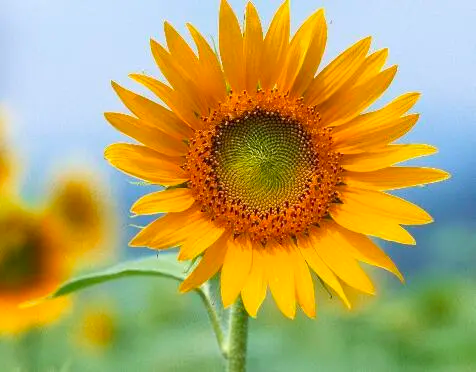
#> input picture studentNo_122106010768/flower.jpg, 476 x 372 px
$ jupyter execute Geometrical.ipynb
#> lines starting #> are read from the running program, lines starting #| are printed output that depends on the picture
[cell 1]
#  姓名：王安文
#  学号：122106010768
#  作业名：几何运算实验
#  课程：图像分析基础
#  作业实现内容：实现图像的平移，镜像，旋转 以及符合它们的变换
import numpy as np
import cv2
import matplotlib.pyplot as plt
from PIL import Image
# 左右平移函数的实现  right>=0向右，right<0向左
def move_LeftAndRight(right, img):
    imginfo = img.shape
    result = np.zeros(imginfo, np.uint8)
    if right>=0:
        for i in range(imginfo[0]):
            for j in range(imginfo[1]-right):
                result[i, j+right] = img[i, j]
    if right<0:
          for i in range(imginfo[0]):
            for j in range(-right,imginfo[1]):
                result[i, j+right] = img[i, j]
    return result
# 上下平移函数的实现 up>=0表示向上，up<0表示向下
def move_UpAndDown(up, img):
    imginfo = img.shape
    result = np.zeros(imginfo, np.uint8)
    if up>=0:
        for i in range(up,imginfo[0]):
            for j in range(imginfo[1]):
                result[i-up, j] = img[i, j]
    if up<0:
        for i in range(imginfo[0]+up):
            for j in range(imginfo[1]):
                result[i-up, j] = img[i, j]
    return result
# 垂直镜像函数的实现
def h_acous_tic(img):
    imginfo = img.shape
    result = np.zeros([imginfo[0] * 2, imginfo[1], imginfo[2]], np.uint8)

    for i in range(imginfo[0]):
        for j in range(imginfo[1]):
            result[i, j] = img[i, j]
            result[imginfo[0] * 2 - i - 1, j] = img[i, j]
    return result
# 水平镜像函数的实现
def w_acous_tic(img):
    imginfo = img.shape
    result = np.zeros([imginfo[0], imginfo[1] * 2, imginfo[2]], np.uint8)
    for i in range(imginfo[0]):
        for j in range(imginfo[1]):
            result[i, j] = img[i, j]
            result[i, 2*imginfo[1]-1-j] = img[i, j]
    return result

# 旋转函数的视线
def matrotate(img):
    imginfo = img.shape
    martix = cv2.getRotationMatrix2D((imginfo[0] * 0.5, imginfo[1] * 0.5), 45, 0.7)
    result = cv2.warpAffine(img, martix, (imginfo[0], imginfo[1]))
    return result

# 复合函数 同时右移150px+旋转+垂直镜像
def all_function(img):
    move1 = move_LeftAndRight(150, img)
    matrotate1 = matrotate(move1)
    return h_acous_tic(matrotate1)

if __name__ == "__main__":
    img_in = cv2.imread("flower.jpg", 1)
#> img_in is the input picture: shape (372, 476, 3); mean B, G, R 95, 164.6, 181.3
    # 图片向右移动100个像素
    moveright_img = move_LeftAndRight(100, img_in)[:, :, ::-1]
    # 向左平移150个像素
    moveleft_img = move_LeftAndRight(-100, img_in)[:, :, ::-1]
#> call 2 of move_LeftAndRight, with right = -100
#> after the loop in move_LeftAndRight (call 2), `for i in range(imginfo[0]):`:
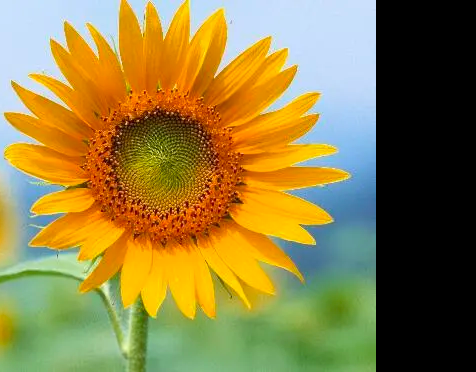
#> result: shape (372, 476, 3); mean B, G, R 66.7, 126.2, 142.5
    # 向上平移100个像素
    moveup_img = move_UpAndDown(100, img_in)[:, :, ::-1]
#> after the loop in move_UpAndDown, `for i in range(up,imginfo[0]):`:
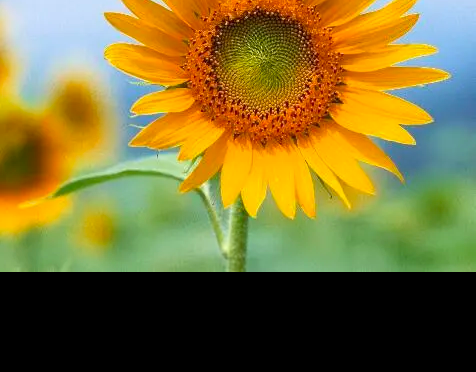
#> result: shape (372, 476, 3); mean B, G, R 51.5, 112.3, 124.9
    # 向下平移100个像素
    movedown_img = move_UpAndDown(-100, img_in)[:, :, ::-1]
#> call 2 of move_UpAndDown, with up = -100
#> after the loop in move_UpAndDown (call 2), `for i in range(imginfo[0]+up):`:
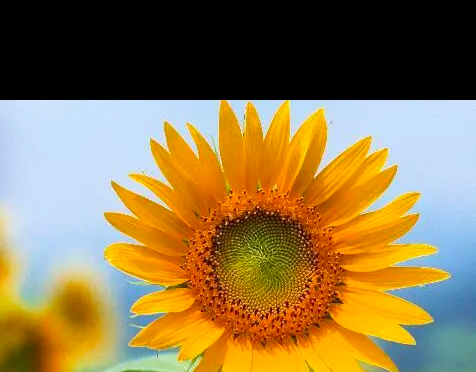
#> result: shape (372, 476, 3); mean B, G, R 75.1, 119.5, 142.3
    # 图片垂直镜像 和水平镜像
    h_acous_tic_img = h_acous_tic(img_in)[:, :, ::-1]
#> after the loop in h_acous_tic, `for i in range(imginfo[0]):`:
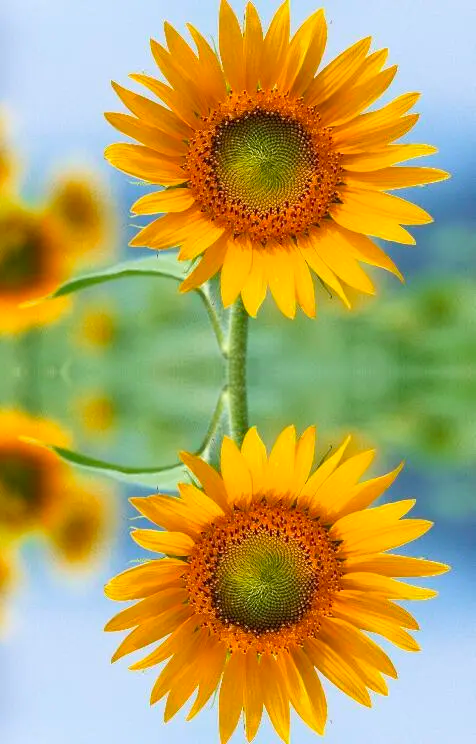
#> result: shape (744, 476, 3); mean B, G, R 95, 164.6, 181.3
    w_acous_tic_img = w_acous_tic(img_in)[:, :, ::-1]
#> after the loop in w_acous_tic, `for i in range(imginfo[0]):`:
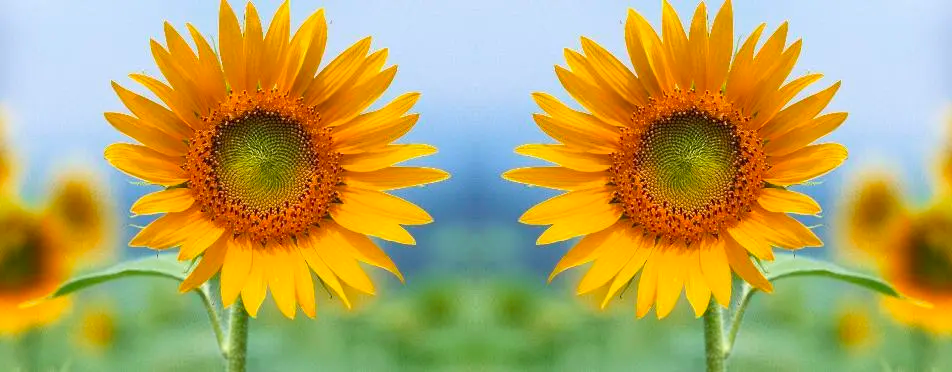
#> result: shape (372, 952, 3); mean B, G, R 95, 164.6, 181.3
    # 图片旋转45度
    matrotate_img = matrotate(img_in)[:, :, ::-1]
#> in matrotate, `result = cv2.warpAffine(img, martix, (imginfo[0], imginfo[1]))`:
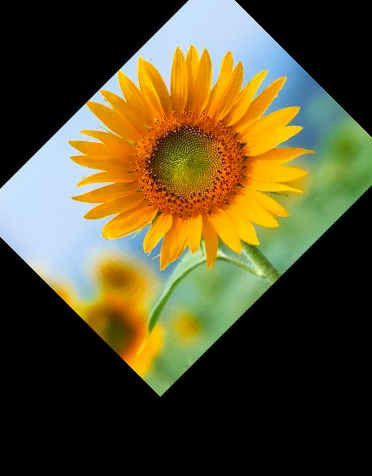
#> result: shape (476, 372, 3); mean B, G, R 44.8, 78.8, 87.3
    # 调用三种变换的符合函数
    last_img = all_function(img_in)[:, :, ::-1]
#> call 3 of move_LeftAndRight, with right = 150
#> after the loop in move_LeftAndRight (call 3), `for i in range(imginfo[0]):`:
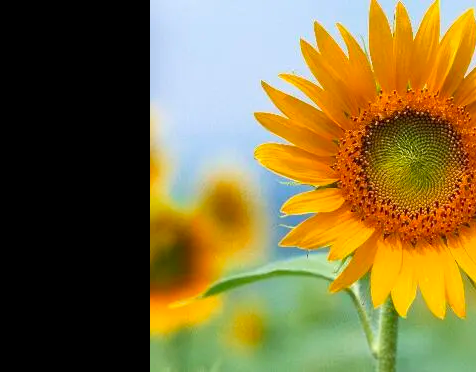
#> result: shape (372, 476, 3); mean B, G, R 59.5, 110.4, 126.8
#> in matrotate (call 2), `result = cv2.warpAffine(img, martix, (imginfo[0], imginfo[1]))`:
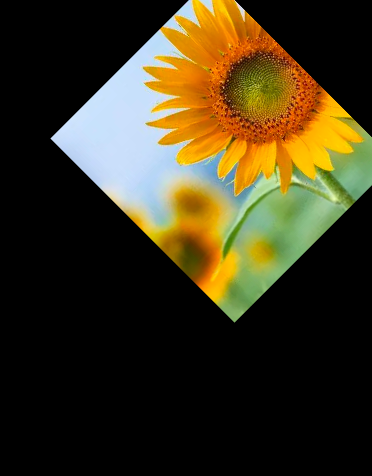
#> result: shape (476, 372, 3); mean B, G, R 28.4, 52.9, 61.1
#> after the loop in h_acous_tic (call 2), `for i in range(imginfo[0]):`:
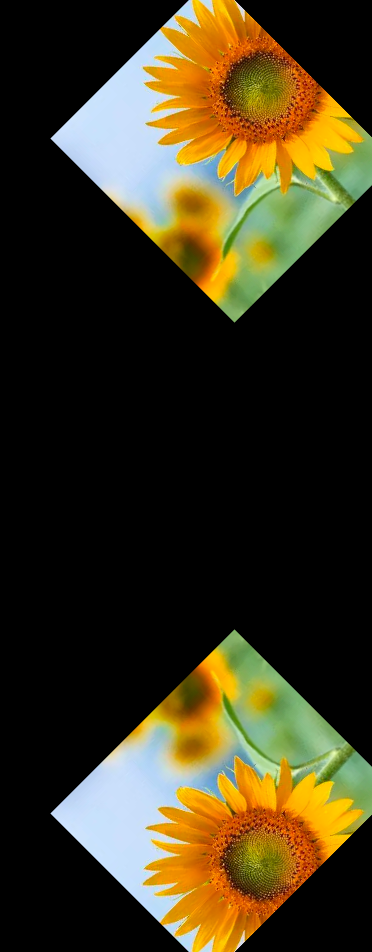
#> result: shape (952, 372, 3); mean B, G, R 28.4, 52.9, 61.1
    plt.figure(figsize=(11, 11))
    plt.subplot(331), plt.imshow(img_in[:, :, ::-1])
    plt.title('img_original'), plt.axis('off')
    plt.subplot(332), plt.imshow(moveright_img, cmap='gray'),
    plt.title('right_100px'), plt.axis('off')
    plt.subplot(333), plt.imshow(moveleft_img, cmap='gray'),
    plt.title('left_150px'), plt.axis('off')
    plt.subplot(334), plt.imshow(moveup_img, cmap='gray'),
    plt.title('up_100px'), plt.axis('off')
    plt.subplot(335), plt.imshow(movedown_img, cmap='gray'),
    plt.title('down_100px'), plt.axis('off')
    plt.subplot(336), plt.imshow(h_acous_tic_img, cmap='gray'),
    plt.title('Mirror Vertically'), plt.axis('off')
    plt.subplot(337), plt.imshow(w_acous_tic_img, cmap='gray'),
    plt.title('Mirror Horizontally'), plt.axis('off')
    plt.subplot(338), plt.imshow(matrotate_img, cmap='gray'),
    plt.title('Rotate the center 45 degrees'), plt.axis('off')
    plt.subplot(339), plt.imshow(last_img, cmap='gray'),
    plt.title('right150px+rotate45°+mirror vertically'), plt.axis('off')
    plt.show()
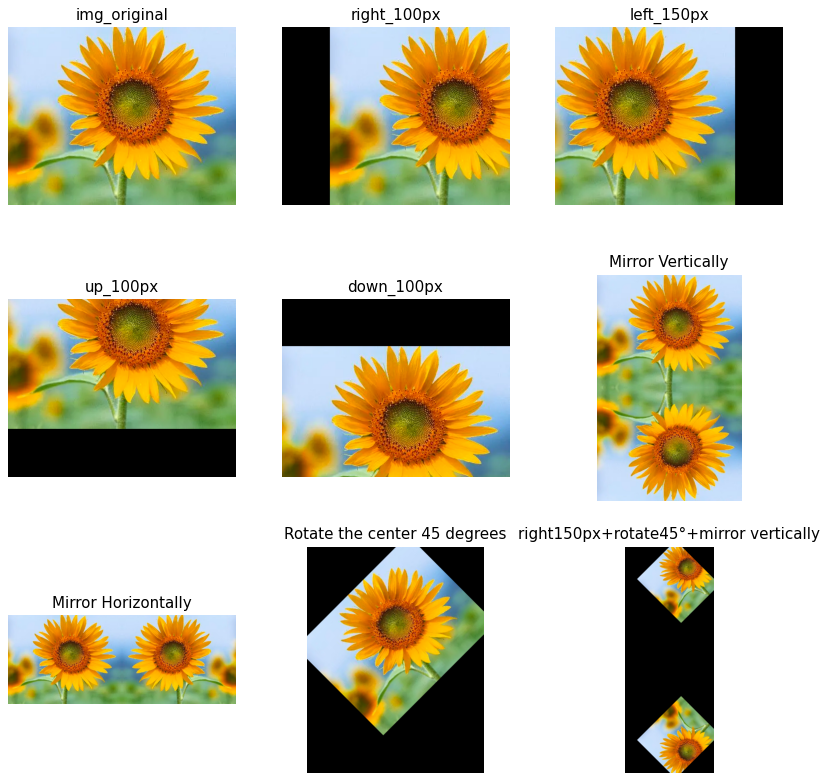
#> figure drawn by matplotlib, 9 panels

$ run again, with studentNo_122106010768/cat.jpg copied over studentNo_122106010768/flower.jpg
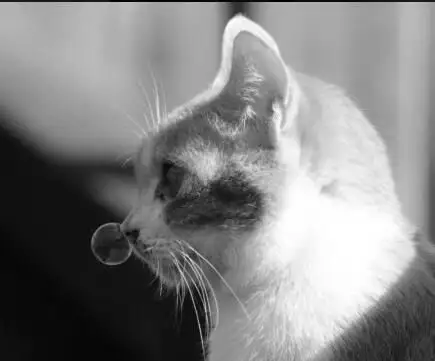
#> input picture studentNo_122106010768/cat.jpg, 435 x 361 px
#> img_in is the input picture: shape (361, 435, 3); mean B, G, R 131.2, 131.1, 131.2
#> after the loop in move_LeftAndRight (call 3), `for i in range(imginfo[0]):`:
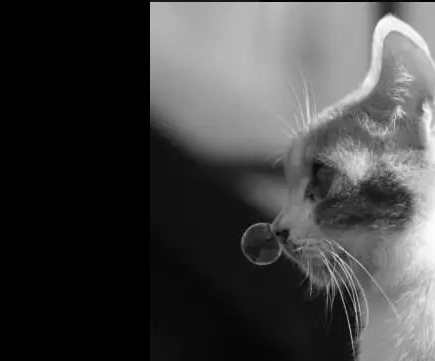
#> result: shape (361, 435, 3); mean B, G, R 67.6, 67.6, 67.6
#> after the loop in h_acous_tic (call 2), `for i in range(imginfo[0]):`:
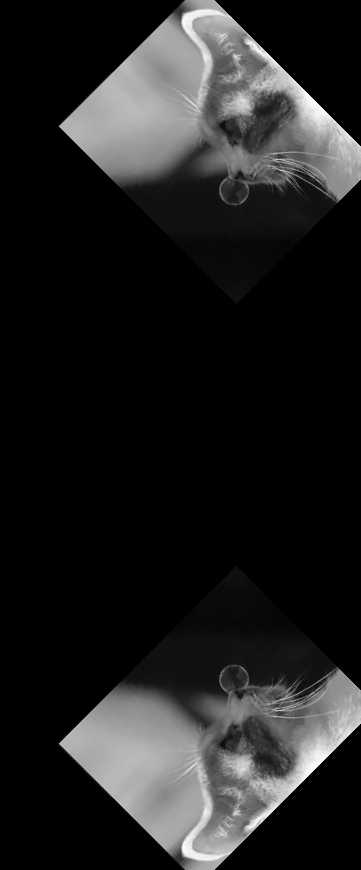
#> result: shape (870, 361, 3); mean B, G, R 32.6, 32.6, 32.6

$ run again, with studentNo_122106010768/defog.jpg copied over studentNo_122106010768/flower.jpg
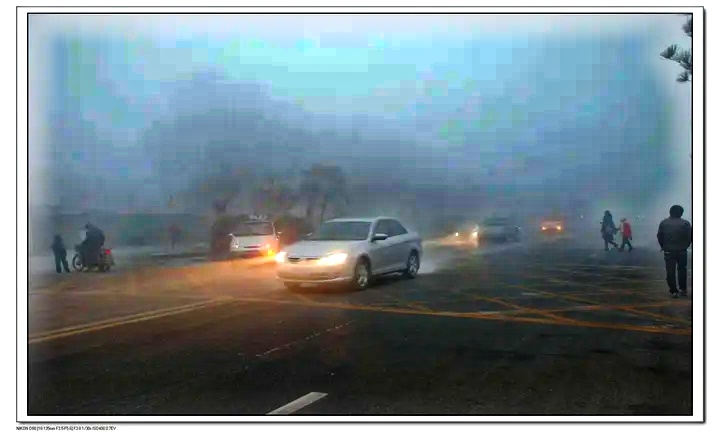
#> input picture studentNo_122106010768/defog.jpg, 720 x 435 px
#> img_in is the input picture: shape (435, 720, 3); mean B, G, R 140, 132.8, 117.2
#> after the loop in h_acous_tic (call 2), `for i in range(imginfo[0]):`:
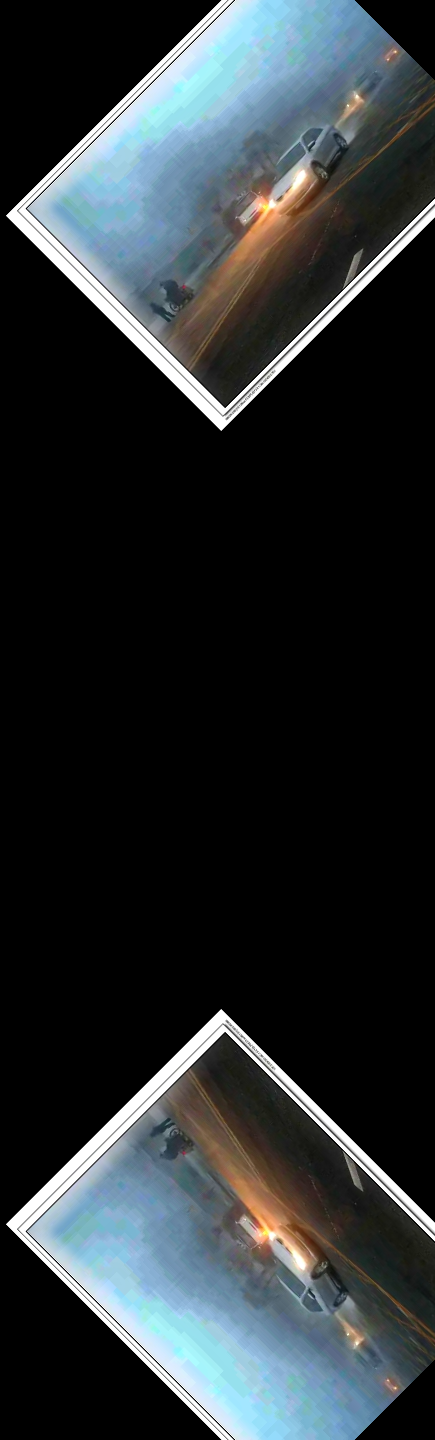
#> result: shape (1440, 435, 3); mean B, G, R 49.9, 47.5, 42.1
